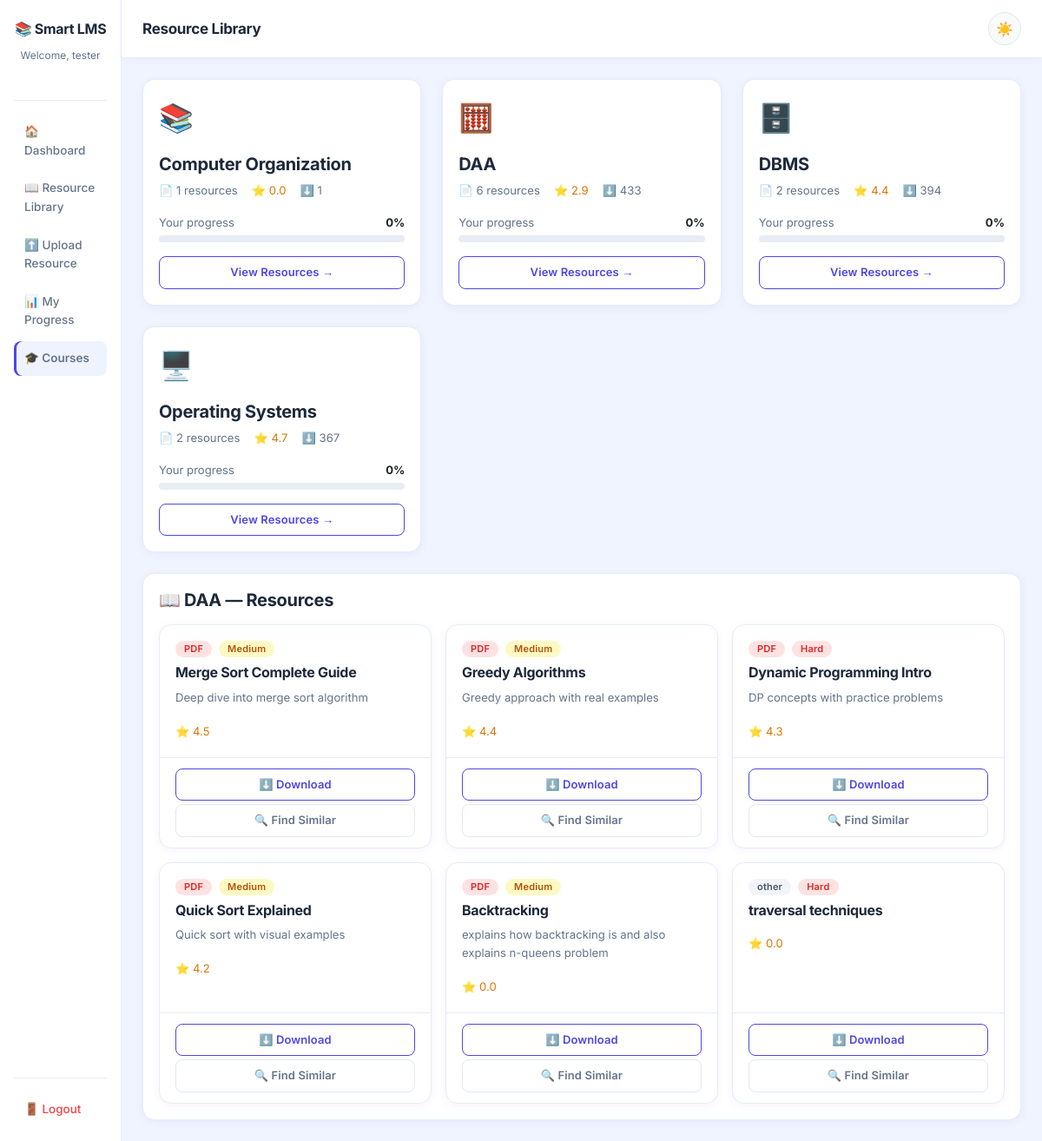
/courses?course=DAA (signed in), run on the app's committed database.
### tables this page shows
CREATE TABLE resources (
            resource_id  INTEGER PRIMARY KEY AUTOINCREMENT,
            title        TEXT NOT NULL,
            description  TEXT,
            type         TEXT NOT NULL,
            course       TEXT NOT NULL,
            difficulty   TEXT NOT NULL,
            file_path    TEXT,
            rating       REAL DEFAULT 0,
            downloads    INTEGER DEFAULT 0,
            uploaded_at  TIMESTAMP DEFAULT CURRENT_TIMESTAMP
        );

### app.py (the view)
@app.route('/courses')
def courses():
    if 'student_id' not in session:
        return redirect(url_for('login'))
    from database.db import get_courses, get_resources_by_course, get_student_progress
    all_courses      = get_courses()
    student_id       = session['student_id']
    progress_data    = get_student_progress(student_id)
    progress_map     = {
        p['course']: p['completion_percentage']
        for p in progress_data
    }
    selected_course  = request.args.get('course', '')
    course_resources = []
    if selected_course:
        course_resources = get_resources_by_course(selected_course)
    return render_template('courses.html',
                           student_name=session['student_name'],
                           courses=all_courses,
                           progress_map=progress_map,
                           selected_course=selected_course,
                           course_resources=course_resources)

### database/db.py (called while the page is built)
def get_connection():
    conn = sqlite3.connect(DB_PATH)
    conn.row_factory = sqlite3.Row
    return conn

def get_student_progress(student_id):
    conn = get_connection()
    cursor = conn.cursor()
    cursor.execute('''
        SELECT course, completion_percentage
        FROM progress
        WHERE student_id = ?
        ORDER BY course
    ''', (student_id,))
    progress = cursor.fetchall()
    conn.close()
    return progress

def get_courses():
    conn   = get_connection()
    cursor = conn.cursor()
    cursor.execute('''
        SELECT
            course,
            COUNT(*)       AS resource_count,
            AVG(rating)    AS avg_rating,
            SUM(downloads) AS total_downloads
        FROM resources
        GROUP BY course
        ORDER BY course
    ''')
    courses = cursor.fetchall()
    conn.close()
    return courses

def get_resources_by_course(course):
    conn   = get_connection()
    cursor = conn.cursor()
    cursor.execute('''
        SELECT resource_id, title, description, type,
               course, difficulty, rating, downloads
        FROM resources
        WHERE course = ?
        ORDER BY rating DESC
    ''', (course,))
    resources = cursor.fetchall()
    conn.close()
    return resources

### templates/courses.html (shortened to what this page needs)
{% extends 'base.html' %}
{% block content %}
<div class="d-flex" style="min-height: 100vh;">
    <div class="sidebar d-flex flex-column p-3" style="width: 240px; min-height: 100vh; background-color: #1e293b;">
        <div class="text-center mb-4 mt-2">
            <h5 class="text-white fw-bold">📚 Smart LMS</h5>
            <small class="text-secondary">Welcome, {{ student_name }}</small>
        </div>
        <hr class="text-secondary">
        <nav class="nav flex-column gap-1">
            <a href="/dashboard"  class="nav-link text-secondary">🏠 Dashboard</a>
            <a href="/library"    class="nav-link text-secondary">📖 Resource Library</a>
            <a href="/upload"     class="nav-link text-secondary">⬆️ Upload Resource</a>
            <a href="/progress"   class="nav-link text-secondary">📊 My Progress</a>
            <a href="/courses"    class="nav-link text-white active-link">🎓 Courses</a>
        </nav>
        <div class="mt-auto">
            <hr class="text-secondary">
            <a href="/logout" class="nav-link text-danger">🚪 Logout</a>
        </div>
    </div>
    <div class="flex-grow-1 bg-light">
        <nav class="navbar navbar-light bg-white border-bottom px-4 py-3 d-flex justify-content-between align-items-center">
            <span class="navbar-brand mb-0 h5 fw-bold">Resource Library</span>
            <button id="theme-toggle"
                    class="btn btn-sm theme-toggle-btn"
                    title="Toggle dark/light mode">
                <span id="theme-icon">🌙</span>
            </button>
        </nav>
        <div class="p-4">
            <div class="row g-4 mb-4">
                {% if courses %}
                    {% for course in courses %}
                    <div class="col-md-4">
                        <div class="card border-0 shadow-sm h-100">
                            <div class="card-body p-4">
                                <div class="mb-3" style="font-size: 2rem;">
                                    {% if 'OS' in course['course'] or 'Operating' in course['course'] %}
                                        🖥️
                                    {% elif 'DAA' in course['course'] or 'Algorithm' in course['course'] %}
                                        🧮
                                    {% elif 'DBMS' in course['course'] or 'Database' in course['course'] %}
                                        🗄️
                                    {% elif 'Math' in course['course'] %}
                                        📐
                                    {% elif 'Science' in course['course'] %}
                                        🔬
                                    {% else %}
                                        📚
                                    {% endif %}
                                </div>
                                <h5 class="fw-bold">{{ course['course'] }}</h5>
                                <div class="d-flex gap-3 mb-3">
                                    <small class="text-muted">
                                        📄 {{ course['resource_count'] }} resources
                                    </small>
                                    <small class="text-warning">
                                        ⭐ {{ "%.1f"|format(course['avg_rating'] or 0) }}
                                    </small>
                                    <small class="text-muted">
                                        ⬇️ {{ course['total_downloads'] }}
                                    </small>
                                </div>
                                {% set pct = progress_map.get(course['course'], 0) %}
                                <div class="mb-1 d-flex justify-content-between">
                                    <small class="text-muted">Your progress</small>
                                    <small class="fw-bold">{{ pct|int }}%</small>
                                </div>
                                <div class="progress mb-3" style="height: 8px;">
                                </div>
                                <a href="/courses?course={{ course['course'] }}"
                                   class="btn btn-outline-primary btn-sm w-100">
                                    View Resources →
                                </a>
                            </div>
                        </div>
                    </div>
                    {% endfor %}
                {% endif %}
            </div>
            {% if selected_course and course_resources %}
            <div class="card border-0 shadow-sm">
                <div class="card-body p-4">
                    <h5 class="fw-bold mb-3">
                        📖 {{ selected_course }} — Resources
                    </h5>
                    <div class="row g-3">
                        {% for resource in course_resources %}
                        <div class="col-md-4">
                            <div class="card border-0 bg-light h-100">
                                <div class="card-body">
                                    <div class="d-flex gap-2 mb-2">
                                        {% if resource['type'] == 'pdf' %}
                                            <span class="badge bg-danger">PDF</span>
                                        {% elif resource['type'] == 'video' %}
                                            <span class="badge bg-primary">Video</span>
                                        {% else %}
                                            <span class="badge bg-secondary">
                                                {{ resource['type'] }}
                                            </span>
                                        {% endif %}
                                        {% if resource['difficulty'] == 'Easy' %}
                                            <span class="badge bg-success">Easy</span>
                                        {% elif resource['difficulty'] == 'Medium' %}
                                            <span class="badge bg-warning text-dark">Medium</span>
                                        {% else %}
                                            <span class="badge bg-danger">Hard</span>
                                        {% endif %}
                                    </div>
                                    <h6 class="fw-bold">{{ resource['title'] }}</h6>
                                    <p class="text-muted small">{{ resource['description'] }}</p>
                                    <small class="text-warning">⭐ {{ resource['rating'] }}</small>
                                </div>
                                <div class="card-footer bg-transparent border-0 pb-3">
                                    <button onclick="handleDownload({{ resource['resource_id'] }}, this)"
        class="btn btn-outline-primary btn-sm w-100 mb-1">
    ⬇️ Download
</button>
                                    <a href="/similar/{{ resource['resource_id'] }}"
                                       class="btn btn-outline-secondary btn-sm w-100">
                                        🔍 Find Similar
                                    </a>
                                </div>
                            </div>
                        </div>
                        {% endfor %}
                    </div>
                </div>
            </div>
            {% endif %}
        </div>
    </div>
</div>
{% endblock %}

### static/css/style.css (style rules this page uses)
*, *::before, *::after { transition: background-color 0.15s ease, color 0.15s ease, border-color 0.15s ease, box-shadow 0.15s ease !important; }
* { margin: 0; padding: 0; box-sizing: border-box; }
body { font-family: 'Inter', 'Segoe UI', sans-serif; background-color: #f0f4ff; color: #1e293b; font-size: 15px; line-height: 1.6; }
.sidebar { background: #ffffff !important; border-right: 1px solid #e8ecf4; box-shadow: 2px 0 12px rgba(79, 70, 229, 0.06); }
.sidebar h5 { color: #1e293b !important; font-weight: 700; font-size: 16px; letter-spacing: -0.3px; }
.sidebar small { color: #64748b !important; font-size: 12px; }
.sidebar hr { border-color: #e8ecf4 !important; opacity: 1; }
.sidebar .nav-link { color: #64748b !important; font-size: 13.5px; font-weight: 500; padding: 9px 12px; border-radius: 8px; transition: all 0.18s ease; display: flex; align-items: center; gap: 8px; }
.active-link { background-color: #eff3ff !important; color: #4f46e5 !important; font-weight: 600 !important; box-shadow: inset 3px 0 0 #4f46e5; }
.sidebar .nav-link.text-danger { color: #ef4444 !important; }
.navbar { background: #ffffff !important; border-bottom: 1px solid #e8ecf4 !important; box-shadow: 0 2px 8px rgba(79, 70, 229, 0.05); padding: 14px 24px !important; }
.navbar .navbar-brand { color: #1e293b !important; font-weight: 700; font-size: 17px; letter-spacing: -0.3px; }
.card { border: 1px solid #e8ecf4 !important; border-radius: 14px !important; box-shadow: 0 2px 10px rgba(79, 70, 229, 0.06) !important; transition: transform 0.2s ease, box-shadow 0.2s ease !important; background: #ffffff !important; }
.card-body { padding: 18px !important; }
.card-footer { border-top: 1px solid #e8ecf4 !important; background: transparent !important; padding: 12px 18px !important; }
.btn { font-weight: 600; font-size: 13px; border-radius: 8px !important; padding: 8px 16px; transition: all 0.18s ease; letter-spacing: 0.1px; }
.btn-outline-primary { color: #4f46e5 !important; border-color: #4f46e5 !important; background: transparent !important; }
.btn-outline-secondary { color: #64748b !important; border-color: #e2e8f0 !important; background: transparent !important; }
.badge { font-size: 11px !important; font-weight: 600 !important; padding: 4px 10px !important; border-radius: 20px !important; letter-spacing: 0.2px; }
.bg-danger { background: #fee2e2 !important; color: #dc2626 !important; }
.bg-warning { background: #fef9c3 !important; color: #b45309 !important; }
.bg-secondary { background: #f1f5f9 !important; color: #475569 !important; }
.progress { background: #e8ecf4 !important; border-radius: 20px !important; overflow: hidden; }
.flex-grow-1.bg-light { background: #f0f4ff !important; }
h1, h2, h3, h4, h5, h6 { font-weight: 700; letter-spacing: -0.3px; color: #1e293b; }
.text-muted { color: #64748b !important; }
.text-danger { color: #dc2626 !important; }
.text-warning { color: #d97706 !important; }
.shadow-sm { box-shadow: 0 2px 10px rgba(79, 70, 229, 0.07) !important; }
.border-bottom { border-bottom: 1px solid #e8ecf4 !important; }
hr { border-color: #e8ecf4; opacity: 1; }
.theme-toggle-btn { width: 38px; height: 38px; border-radius: 50% !important; border: 1px solid #e2e8f0 !important; background: #f8fafc !important; font-size: 16px; display: flex; align-items: center; justify-content: center; cursor: pointer; transition: all 0.2s ease; padding: 0 !important; }

### data on the page
resources: course "Computer Organization", resource_count "1", rating "0.0", total_downloads "1", pct "0"
resources: type "PDF", difficulty "Medium", title "Merge Sort Complete Guide", description "Deep dive into merge sort algorithm", rating "4.5"
resources: type "PDF", difficulty "Medium", title "Greedy Algorithms", description "Greedy approach with real examples", rating "4.4"
resources: type "PDF", difficulty "Hard", title "Dynamic Programming Intro", description "DP concepts with practice problems", rating "4.3"
resources: type "PDF", difficulty "Medium", title "Quick Sort Explained", description "Quick sort with visual examples", rating "4.2"
resources: type "PDF", difficulty "Medium", title "Backtracking", description "explains how backtracking is and also explains n-queens problem", rating "0.0"
resources: type "other", difficulty "Hard", title "traversal techniques", rating "0.0"

### other printed values
{{ student_name }} "tester"
{{ course['course'] }} "DAA" "DBMS" "Operating Systems"
{{ course['resource_count'] }} "6" "2" "2"
{{ "%.1f"|format(course['avg_rating'] or 0) }} "2.9" "4.4" "4.7"
{{ course['total_downloads'] }} "433" "394" "367"
{{ pct|int }} "0" "0" "0"
{{ selected_course }} "DAA"
